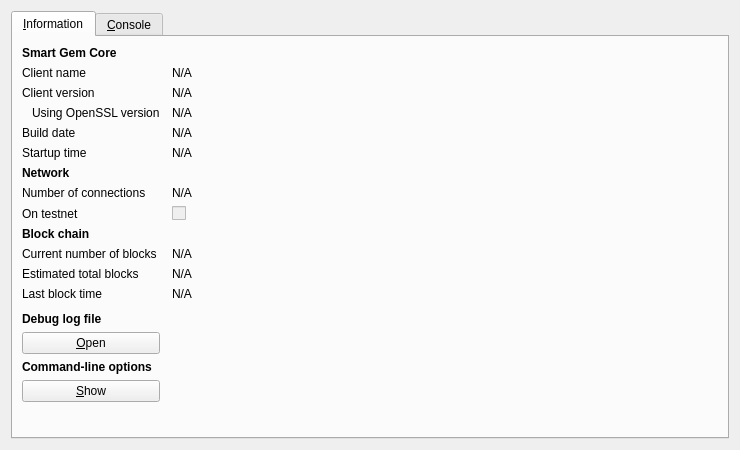
<?xml version="1.0" encoding="UTF-8"?>
<ui version="4.0">
 <class>RPCConsole</class>
 <widget class="QDialog" name="RPCConsole">
  <property name="geometry">
   <rect>
    <x>0</x>
    <y>0</y>
    <width>740</width>
    <height>450</height>
   </rect>
  </property>
  <property name="windowTitle">
   <string>Smart Gem - Debug window</string>
  </property>
  <layout class="QVBoxLayout" name="verticalLayout_2">
   <item>
    <widget class="QTabWidget" name="tabWidget">
     <property name="currentIndex">
      <number>0</number>
     </property>
     <widget class="QWidget" name="tab_info">
      <attribute name="title">
       <string>&amp;Information</string>
      </attribute>
      <layout class="QGridLayout" name="gridLayout" columnstretch="0,1">
       <property name="horizontalSpacing">
        <number>12</number>
       </property>
       <item row="0" column="0">
        <widget class="QLabel" name="label_9">
         <property name="font">
          <font>
           <weight>75</weight>
           <bold>true</bold>
          </font>
         </property>
         <property name="text">
          <string>Smart Gem Core</string>
         </property>
        </widget>
       </item>
       <item row="1" column="0">
        <widget class="QLabel" name="label_5">
         <property name="text">
          <string>Client name</string>
         </property>
        </widget>
       </item>
       <item row="1" column="1">
        <widget class="QLabel" name="clientName">
         <property name="cursor">
          <cursorShape>IBeamCursor</cursorShape>
         </property>
         <property name="text">
          <string>N/A</string>
         </property>
         <property name="textFormat">
          <enum>Qt::PlainText</enum>
         </property>
         <property name="textInteractionFlags">
          <set>Qt::LinksAccessibleByMouse|Qt::TextSelectableByKeyboard|Qt::TextSelectableByMouse</set>
         </property>
        </widget>
       </item>
       <item row="2" column="0">
        <widget class="QLabel" name="label_6">
         <property name="text">
          <string>Client version</string>
         </property>
        </widget>
       </item>
       <item row="2" column="1">
        <widget class="QLabel" name="clientVersion">
         <property name="cursor">
          <cursorShape>IBeamCursor</cursorShape>
         </property>
         <property name="text">
          <string>N/A</string>
         </property>
         <property name="textFormat">
          <enum>Qt::PlainText</enum>
         </property>
         <property name="textInteractionFlags">
          <set>Qt::LinksAccessibleByMouse|Qt::TextSelectableByKeyboard|Qt::TextSelectableByMouse</set>
         </property>
        </widget>
       </item>
       <item row="3" column="0">
        <widget class="QLabel" name="label_14">
         <property name="text">
          <string>Using OpenSSL version</string>
         </property>
         <property name="indent">
          <number>10</number>
         </property>
        </widget>
       </item>
       <item row="3" column="1">
        <widget class="QLabel" name="openSSLVersion">
         <property name="cursor">
          <cursorShape>IBeamCursor</cursorShape>
         </property>
         <property name="text">
          <string>N/A</string>
         </property>
         <property name="textFormat">
          <enum>Qt::PlainText</enum>
         </property>
         <property name="textInteractionFlags">
          <set>Qt::LinksAccessibleByMouse|Qt::TextSelectableByKeyboard|Qt::TextSelectableByMouse</set>
         </property>
        </widget>
       </item>
       <item row="4" column="0">
        <widget class="QLabel" name="label_12">
         <property name="text">
          <string>Build date</string>
         </property>
        </widget>
       </item>
       <item row="4" column="1">
        <widget class="QLabel" name="buildDate">
         <property name="cursor">
          <cursorShape>IBeamCursor</cursorShape>
         </property>
         <property name="text">
          <string>N/A</string>
         </property>
         <property name="textFormat">
          <enum>Qt::PlainText</enum>
         </property>
         <property name="textInteractionFlags">
          <set>Qt::LinksAccessibleByMouse|Qt::TextSelectableByKeyboard|Qt::TextSelectableByMouse</set>
         </property>
        </widget>
       </item>
       <item row="5" column="0">
        <widget class="QLabel" name="label_13">
         <property name="text">
          <string>Startup time</string>
         </property>
        </widget>
       </item>
       <item row="5" column="1">
        <widget class="QLabel" name="startupTime">
         <property name="cursor">
          <cursorShape>IBeamCursor</cursorShape>
         </property>
         <property name="text">
          <string>N/A</string>
         </property>
         <property name="textFormat">
          <enum>Qt::PlainText</enum>
         </property>
         <property name="textInteractionFlags">
          <set>Qt::LinksAccessibleByMouse|Qt::TextSelectableByKeyboard|Qt::TextSelectableByMouse</set>
         </property>
        </widget>
       </item>
       <item row="6" column="0">
        <widget class="QLabel" name="label_11">
         <property name="font">
          <font>
           <weight>75</weight>
           <bold>true</bold>
          </font>
         </property>
         <property name="text">
          <string>Network</string>
         </property>
        </widget>
       </item>
       <item row="7" column="0">
        <widget class="QLabel" name="label_7">
         <property name="text">
          <string>Number of connections</string>
         </property>
        </widget>
       </item>
       <item row="7" column="1">
        <widget class="QLabel" name="numberOfConnections">
         <property name="cursor">
          <cursorShape>IBeamCursor</cursorShape>
         </property>
         <property name="text">
          <string>N/A</string>
         </property>
         <property name="textFormat">
          <enum>Qt::PlainText</enum>
         </property>
         <property name="textInteractionFlags">
          <set>Qt::LinksAccessibleByMouse|Qt::TextSelectableByKeyboard|Qt::TextSelectableByMouse</set>
         </property>
        </widget>
       </item>
       <item row="8" column="0">
        <widget class="QLabel" name="label_8">
         <property name="text">
          <string>On testnet</string>
         </property>
        </widget>
       </item>
       <item row="8" column="1">
        <widget class="QCheckBox" name="isTestNet">
         <property name="enabled">
          <bool>false</bool>
         </property>
         <property name="text">
          <string/>
         </property>
        </widget>
       </item>
       <item row="9" column="0">
        <widget class="QLabel" name="label_10">
         <property name="font">
          <font>
           <weight>75</weight>
           <bold>true</bold>
          </font>
         </property>
         <property name="text">
          <string>Block chain</string>
         </property>
        </widget>
       </item>
       <item row="10" column="0">
        <widget class="QLabel" name="label_3">
         <property name="text">
          <string>Current number of blocks</string>
         </property>
        </widget>
       </item>
       <item row="10" column="1">
        <widget class="QLabel" name="numberOfBlocks">
         <property name="cursor">
          <cursorShape>IBeamCursor</cursorShape>
         </property>
         <property name="text">
          <string>N/A</string>
         </property>
         <property name="textFormat">
          <enum>Qt::PlainText</enum>
         </property>
         <property name="textInteractionFlags">
          <set>Qt::LinksAccessibleByMouse|Qt::TextSelectableByKeyboard|Qt::TextSelectableByMouse</set>
         </property>
        </widget>
       </item>
       <item row="11" column="0">
        <widget class="QLabel" name="label_4">
         <property name="text">
          <string>Estimated total blocks</string>
         </property>
        </widget>
       </item>
       <item row="11" column="1">
        <widget class="QLabel" name="totalBlocks">
         <property name="cursor">
          <cursorShape>IBeamCursor</cursorShape>
         </property>
         <property name="text">
          <string>N/A</string>
         </property>
         <property name="textFormat">
          <enum>Qt::PlainText</enum>
         </property>
         <property name="textInteractionFlags">
          <set>Qt::LinksAccessibleByMouse|Qt::TextSelectableByKeyboard|Qt::TextSelectableByMouse</set>
         </property>
        </widget>
       </item>
       <item row="12" column="0">
        <widget class="QLabel" name="label_2">
         <property name="text">
          <string>Last block time</string>
         </property>
        </widget>
       </item>
       <item row="12" column="1">
        <widget class="QLabel" name="lastBlockTime">
         <property name="cursor">
          <cursorShape>IBeamCursor</cursorShape>
         </property>
         <property name="text">
          <string>N/A</string>
         </property>
         <property name="textFormat">
          <enum>Qt::PlainText</enum>
         </property>
         <property name="textInteractionFlags">
          <set>Qt::LinksAccessibleByMouse|Qt::TextSelectableByKeyboard|Qt::TextSelectableByMouse</set>
         </property>
        </widget>
       </item>
       <item row="13" column="0">
        <spacer name="verticalSpacer_2">
         <property name="orientation">
          <enum>Qt::Vertical</enum>
         </property>
         <property name="sizeHint" stdset="0">
          <size>
           <width>20</width>
           <height>20</height>
          </size>
         </property>
        </spacer>
       </item>
       <item row="14" column="0">
        <widget class="QLabel" name="labelDebugLogfile">
         <property name="font">
          <font>
           <weight>75</weight>
           <bold>true</bold>
          </font>
         </property>
         <property name="text">
          <string>Debug log file</string>
         </property>
        </widget>
       </item>
       <item row="15" column="0">
        <widget class="QPushButton" name="openDebugLogfileButton">
         <property name="toolTip">
          <string>Open the Smart Gem debug log file from the current data directory. This can take a few seconds for large log files.</string>
         </property>
         <property name="text">
          <string>&amp;Open</string>
         </property>
         <property name="autoDefault">
          <bool>false</bool>
         </property>
        </widget>
       </item>
       <item row="16" column="0">
        <widget class="QLabel" name="labelCLOptions">
         <property name="font">
          <font>
           <weight>75</weight>
           <bold>true</bold>
          </font>
         </property>
         <property name="text">
          <string>Command-line options</string>
         </property>
        </widget>
       </item>
       <item row="17" column="0">
        <widget class="QPushButton" name="showCLOptionsButton">
         <property name="toolTip">
          <string>Show the Smart Gem-Qt help message to get a list with possible Smart Gem command-line options.</string>
         </property>
         <property name="text">
          <string>&amp;Show</string>
         </property>
         <property name="autoDefault">
          <bool>false</bool>
         </property>
        </widget>
       </item>
       <item row="18" column="0">
        <spacer name="verticalSpacer">
         <property name="orientation">
          <enum>Qt::Vertical</enum>
         </property>
         <property name="sizeHint" stdset="0">
          <size>
           <width>20</width>
           <height>40</height>
          </size>
         </property>
        </spacer>
       </item>
      </layout>
     </widget>
     <widget class="QWidget" name="tab_console">
      <attribute name="title">
       <string>&amp;Console</string>
      </attribute>
      <layout class="QVBoxLayout" name="verticalLayout_3">
       <property name="spacing">
        <number>3</number>
       </property>
       <item>
        <widget class="QTextEdit" name="messagesWidget">
         <property name="minimumSize">
          <size>
           <width>0</width>
           <height>100</height>
          </size>
         </property>
         <property name="readOnly">
          <bool>true</bool>
         </property>
         <property name="tabKeyNavigation" stdset="0">
          <bool>false</bool>
         </property>
         <property name="columnCount" stdset="0">
          <number>2</number>
         </property>
        </widget>
       </item>
       <item>
        <layout class="QHBoxLayout" name="horizontalLayout">
         <property name="spacing">
          <number>3</number>
         </property>
         <item>
          <widget class="QLabel" name="label">
           <property name="text">
            <string notr="true">&gt;</string>
           </property>
          </widget>
         </item>
         <item>
          <widget class="QLineEdit" name="lineEdit"/>
         </item>
         <item>
          <widget class="QPushButton" name="clearButton">
           <property name="maximumSize">
            <size>
             <width>24</width>
             <height>24</height>
            </size>
           </property>
           <property name="toolTip">
            <string>Clear console</string>
           </property>
           <property name="text">
            <string/>
           </property>
           <property name="icon">
            <iconset resource="../bitcoin.qrc">
             <normaloff>:/icons/remove</normaloff>:/icons/remove</iconset>
           </property>
           <property name="shortcut">
            <string notr="true">Ctrl+L</string>
           </property>
           <property name="autoDefault">
            <bool>false</bool>
           </property>
          </widget>
         </item>
        </layout>
       </item>
      </layout>
     </widget>
    </widget>
   </item>
  </layout>
 </widget>
 <resources>
  <include location="../bitcoin.qrc"/>
 </resources>
 <connections/>
</ui>
